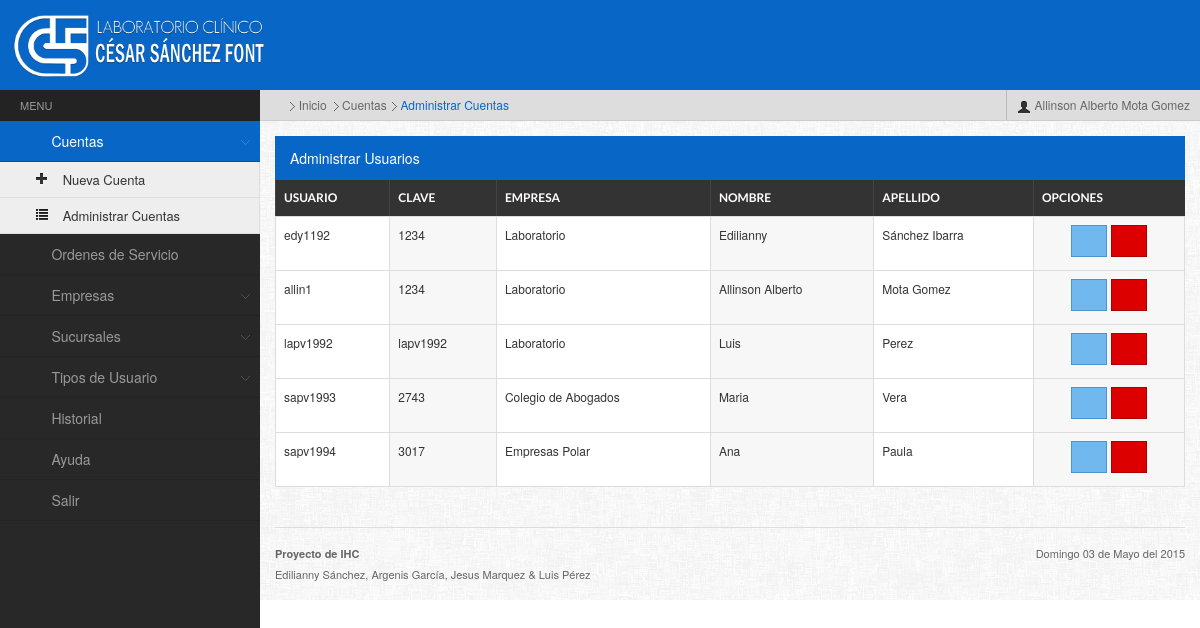
The app's page /admin/principal.php?accion=cuentas&tipo=administrar (signed in), older data.
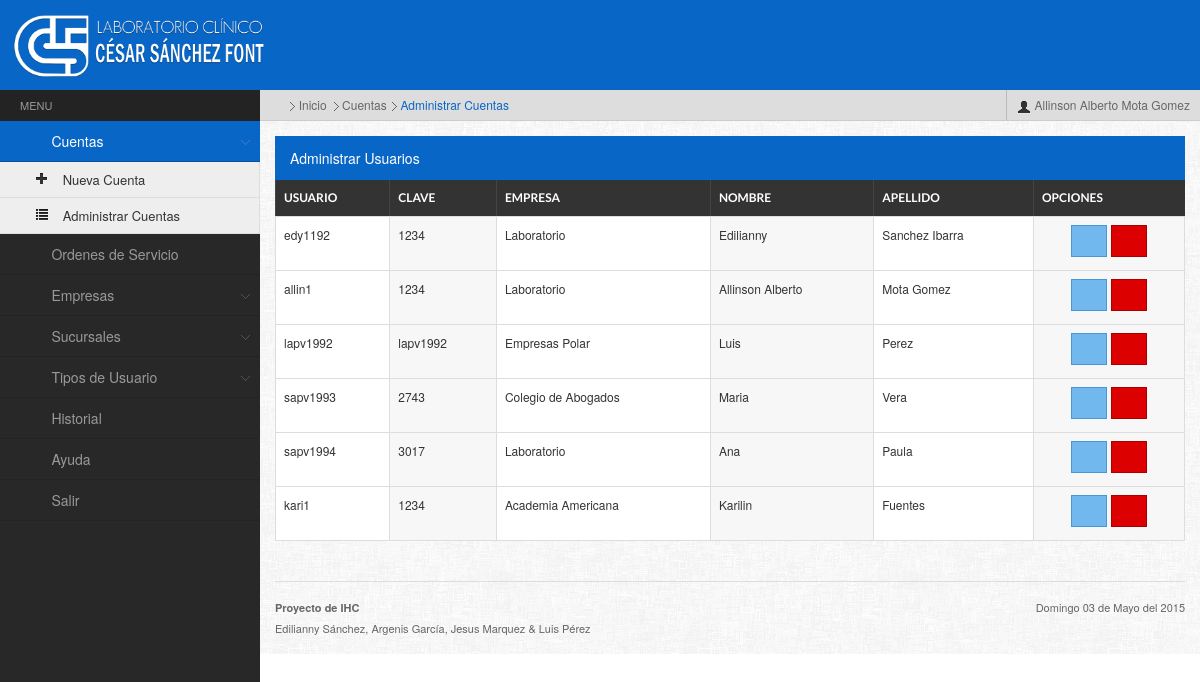
The same page, newer data.
### tables this page shows
CREATE TABLE IF NOT EXISTS `usuario` (
`idusuario` int(11) NOT NULL,
  `nombre_usuario` varchar(25) NOT NULL,
  `clave` varchar(30) NOT NULL,
  `nombres` varchar(80) NOT NULL,
  `apellidos` varchar(80) NOT NULL,
  `idempresa` int(11) NOT NULL,
  `tipo_usuario` int(11) NOT NULL,
  `correo` varchar(80) NOT NULL,
  `telefono` varchar(200) NOT NULL
);

CREATE TABLE IF NOT EXISTS `empresa` (
`idempresa` int(11) NOT NULL,
  `nombre_empresa` varchar(80) NOT NULL,
  `tipo_convenio` varchar(30) NOT NULL,
  `telefono` varchar(200) NOT NULL,
  `rif` varchar(60) NOT NULL,
  `direccion` varchar(400) NOT NULL
);

### admin/modificarUsuarios.php (the view, shortened to what this page needs)
<?php
	include("conexion.php");
	$wsql = "select * from usuario,empresa, tipo_usuario where usuario.idempresa=empresa.idempresa and usuario.tipo_usuario=tipo_usuario.idtipousuario";
	$result = mysql_query($wsql,$link);
?>
<h4 class="widgettitle">Administrar Usuarios<span style="float:right;" class="iconfa-list"></span></h4>
<table id="dyntable" class="table table-bordered responsive">
                    <colgroup>
                        <col class="con0" />
                        <col class="con1" />
                        <col class="con0" />
                        <col class="con1" />
                        <col class="con0" />
                        <col class="con1" />
                    </colgroup>
                    <thead>
                        <tr>
                            <th class="head0">Usuario</th>
                            <th class="head0">clave</th>
                            <th class="head1">Empresa</th>
                            <th class="head0">Nombre</th>
                            <th class="head1">Apellido</th>
                            <th class="head1">Opciones</th>
                        </tr>
                    </thead>
                    <tbody>
                    	<?php
							while($row = mysql_fetch_array($result)){
						?>
                    <tr class="gradeX">
                            <td><?php echo $row['nombre_usuario'];?></td>
                            <td><?php echo $row['clave'];?></td>
                            <td><?php echo $row['nombre_empresa'];?></td>
                            <td><?php echo $row['nombres'];?></td>
                            <td><?php echo $row['apellidos'];?></td>
                    <td>
                        <center>
                            <a class="btn btn-info" title="Modificar"  onClick="MM_openBrWindow('modificarUsuario.php?usuario=<?php echo $row['nombre_usuario'];?>','Modificar','width=805,height=500')"><span class="iconfa-edit"></span></a>
                            <a class="btn btn-danger" title="Eliminar" onClick="eliminar('<?php echo $row['nombre_usuario'];?>','<?php echo $row['nombres'];?>');"><span class="iconfa-trash"></span></a>
                        </center>
                    </td>
                        </tr>
                        <?php }?>
</tbody>
</table>

Row changes from the older to the newer data that the page shows:
changed usuario "edy1192": apellidos "Sánchez Ibarra" → "Sanchez Ibarra"
changed usuario "lapv1992": idempresa.nombre_empresa "Laboratorio" → "Empresas Polar"
changed usuario "sapv1994": idempresa.nombre_empresa "Empresas Polar" → "Laboratorio"
added usuario: nombre_usuario "kari1", clave "1234", idempresa.nombre_empresa "Academia Americana", nombres "Karilin", apellidos "Fuentes"
